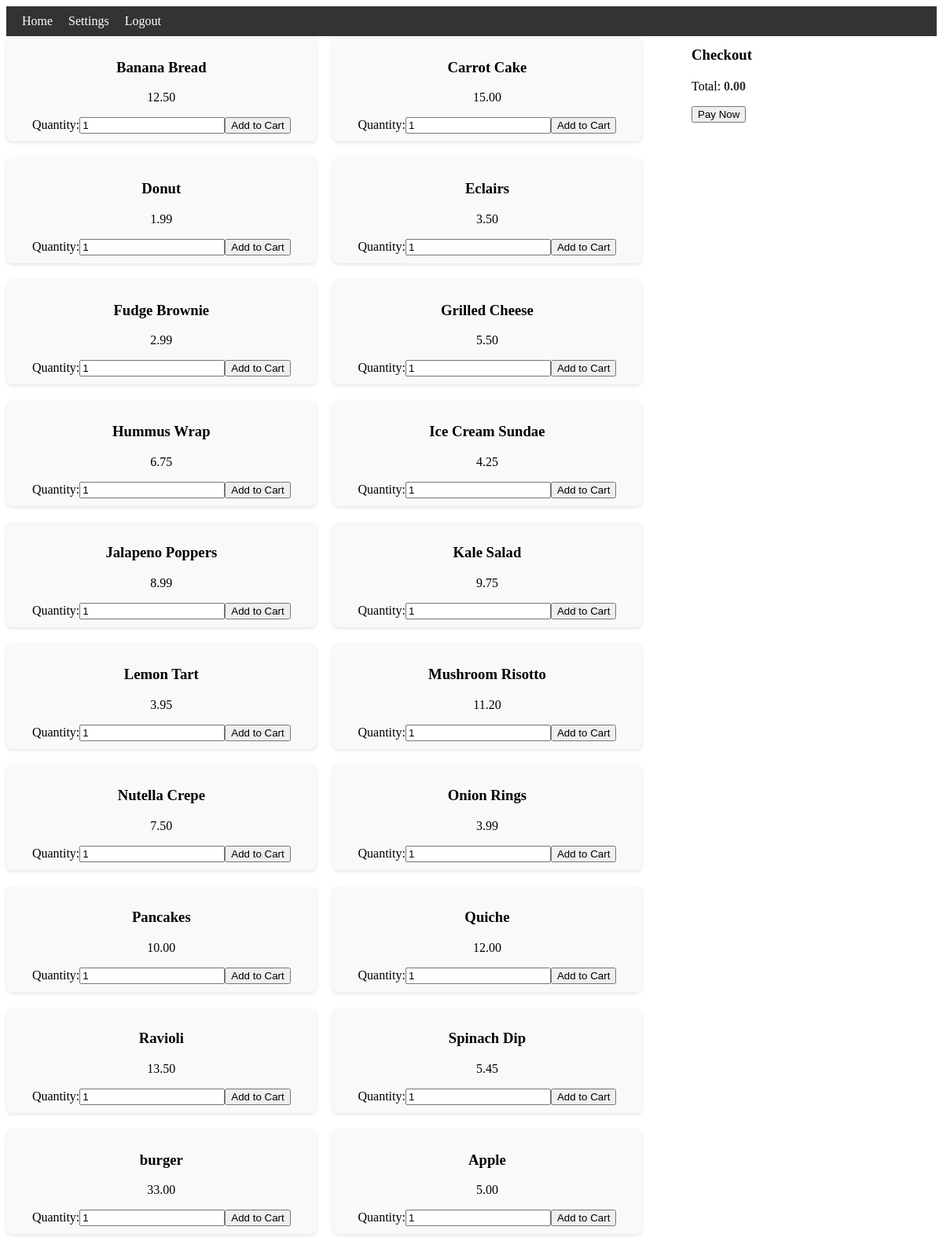
The app's page /dashboard.php (signed in) with its own data.
### tables this page shows
CREATE TABLE `food` (
  `FoodID` int(11) NOT NULL,
  `FoodName` varchar(255) DEFAULT NULL,
  `Price` decimal(10,2) DEFAULT NULL
);

### dashboard.php (the view, shortened to what this page needs)
<!DOCTYPE html>
<html lang="en">
<head>
    <link rel="stylesheet" href="style.css">
</head>
<body>
    <div id="navbar">
        <ul>
            <li><a href="dashboard.php">Home</a></li>
            <li><a href="#">Settings</a></li>
            <li><a href="logout.php">Logout</a></li>
        </ul>
    </div>
            <?php
            include  'config.php';
            $sql = "SELECT * FROM food";
            $result = $conn->query($sql);
            if ($result->num_rows > 0) {
                while($row = $result->fetch_assoc()) {
                    echo "<div class='food-item'>";
                    echo "<h3>{$row['FoodName']}</h3>";
                    echo "<p>{$row['Price']}</p>";
                    echo "<label for='quantity{$row['FoodID']}'>Quantity:</label>";
                    echo "<input type='number' id='quantity{$row['FoodID']}' min='1' value='1'>";
                    echo "<button onclick='addToCart({$row['FoodID']}, \"{$row['FoodName']}\", {$row['Price']})'>Add to Cart</button>";
                    echo "</div>";
                }
            } else {
                echo "0 results";
            }
            ?>
        <div id="checkout">
            <h3>Checkout</h3>
            <p>Total: <span id="total-cost">0.00</span></p>
            <button onclick="payNow()">Pay Now</button>
        </div>
</body>
</html>

### style.css (style rules this page uses)
.food-item { background-color: #f9f9f9; padding: 10px; border-radius: 8px; box-shadow: 0 2px 4px rgba(0, 0, 0, 0.1); width: calc(33.33% - 20px); text-align: center; display: inline-block; margin-right: 20px; margin-bottom: 20px; vertical-align: top; }
#total-cost { font-weight: bold; color: #333; }
#navbar { background-color: #333333; padding: 10px 20px; display: flex; justify-content: space-between; align-items: center; }
#navbar ul { list-style-type: none; margin: 0; padding: 0; display: flex; }
#navbar ul li { margin-right: 20px; }
#navbar ul li a { color: #fff; text-decoration: none; transition: color 0.3s; }
#checkout { position: absolute; top: 20px; right: 0; width: 300px; margin-top: 20px; margin-right: 20px; }

### records on screen
food: FoodName "Banana Bread", Price "12.50"
food: FoodName "Carrot Cake", Price "15.00"
food: FoodName "Donut", Price "1.99"
food: FoodName "Eclairs", Price "3.50"
food: FoodName "Fudge Brownie", Price "2.99"
food: FoodName "Grilled Cheese", Price "5.50"
food: FoodName "Hummus Wrap", Price "6.75"
food: FoodName "Ice Cream Sundae", Price "4.25"
food: FoodName "Jalapeno Poppers", Price "8.99"
food: FoodName "Kale Salad", Price "9.75"
food: FoodName "Lemon Tart", Price "3.95"
food: FoodName "Mushroom Risotto", Price "11.20"
food: FoodName "Nutella Crepe", Price "7.50"
food: FoodName "Onion Rings", Price "3.99"
food: FoodName "Pancakes", Price "10.00"
food: FoodName "Quiche", Price "12.00"
food: FoodName "Ravioli", Price "13.50"
food: FoodName "Spinach Dip", Price "5.45"
food: FoodName "burger", Price "33.00"
food: FoodName "Apple", Price "5.00"
